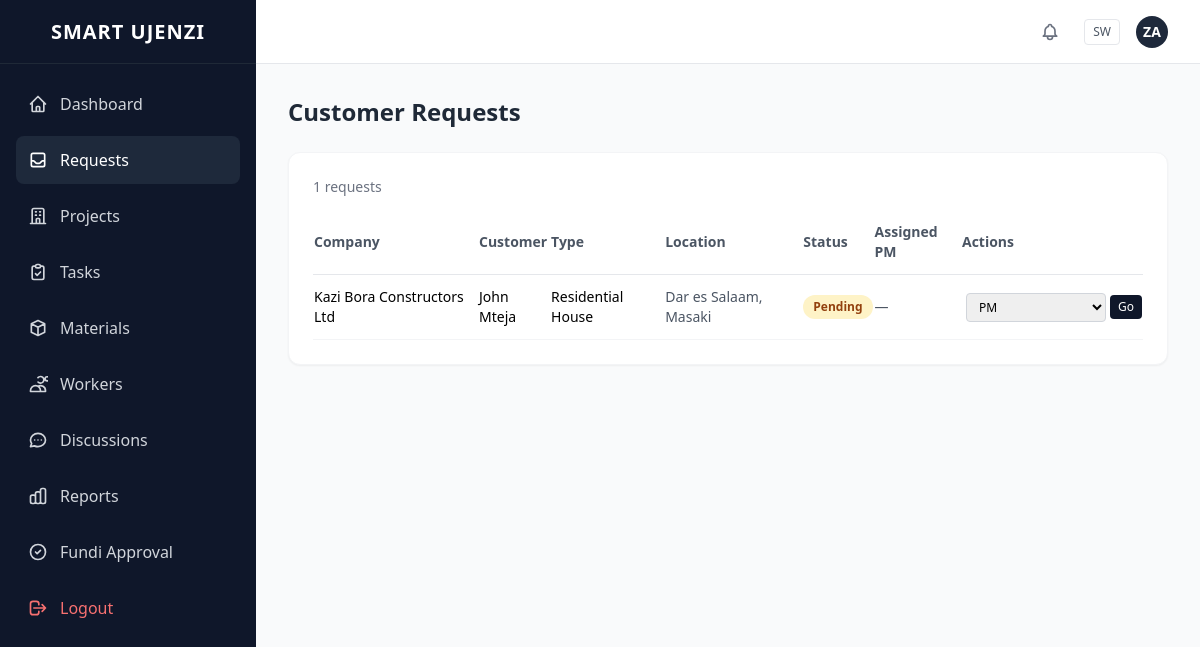
The app's page /customer_requests.php (signed in) with its own data.
### tables this page shows
CREATE TABLE customer_requests (
    id INT AUTO_INCREMENT PRIMARY KEY,
    customer_id INT NOT NULL,
    company_id INT,
    project_type VARCHAR(255) NOT NULL,
    location VARCHAR(255) NOT NULL,
    description TEXT,
    company_proposal TEXT,
    assigned_pm_id INT,
    status VARCHAR(50) DEFAULT 'Pending',
    created_at TIMESTAMP DEFAULT CURRENT_TIMESTAMP,
    FOREIGN KEY(customer_id) REFERENCES users(id),
    FOREIGN KEY(company_id) REFERENCES companies(id),
    FOREIGN KEY(assigned_pm_id) REFERENCES users(id)
);

CREATE TABLE companies (
    id INT AUTO_INCREMENT PRIMARY KEY,
    name VARCHAR(255) NOT NULL,               
    tagline VARCHAR(255),                      
    location VARCHAR(255) NOT NULL,           
    city VARCHAR(100) NOT NULL,               
    country VARCHAR(100) DEFAULT 'Tanzania',
    rating DECIMAL(2,1) DEFAULT 0.0,         
    verified INT DEFAULT 0,                   
    years_experience INT DEFAULT 0,           
    projects_completed INT DEFAULT 0,         
    licenses TEXT,                             
    engineers INT DEFAULT 0,                   
    logo_initials VARCHAR(4),                  
    company_id VARCHAR(50) UNIQUE             
);

CREATE TABLE users (
    id INT AUTO_INCREMENT PRIMARY KEY,
    name VARCHAR(255) NOT NULL,               
    email VARCHAR(255) UNIQUE NOT NULL,        
    password VARCHAR(255) NOT NULL,            
    role VARCHAR(50) NOT NULL,                 
    location VARCHAR(255) DEFAULT '',           
    skills TEXT DEFAULT '',                       
    approved TINYINT(1) DEFAULT 1                
);

### includes/config.php (called while the page is built, shortened)
<?php
function getDB(): PDO {
    static $pdo = null;
    if ($pdo === null) {
        try {
            $dsn = DB_SOCKET && DB_USER === ''
                ? "mysql:unix_socket=" . DB_SOCKET . ";dbname=" . DB_NAME . ";charset=utf8mb4"
                : "mysql:host=" . DB_HOST . ";dbname=" . DB_NAME . ";charset=utf8mb4";
            $pdo = new PDO($dsn, DB_USER, DB_PASS, [
                PDO::ATTR_ERRMODE => PDO::ERRMODE_EXCEPTION,
                PDO::ATTR_DEFAULT_FETCH_MODE => PDO::FETCH_ASSOC,
            ]);
        } catch (PDOException $e) {
            if (APP_ENV === 'production') {
                die('Database connection failed. Please check your configuration.');
            }
            throw $e;
        }
    }
    return $pdo;
}

### includes/functions.php (called while the page is built, shortened)
<?php
require_once __DIR__ . '/config.php';
function runQuery(string $sql, array $params = []): array {
    $stmt = getDB()->prepare($sql);
    $stmt->execute($params);
    return $stmt->fetchAll();
}

### customer_requests.php (the view, shortened to what this page needs)
<?php
require_once __DIR__ . '/includes/functions.php';
require_once __DIR__ . '/includes/header.php';
$role = $_SESSION['role'];
$userId = $_SESSION['user_id'];
if ($role === 'project_manager') {
    $requests = runQuery("SELECT cr.*, u.name as customer_name, c.name as company_name, pm.name as pm_name FROM customer_requests cr JOIN users u ON cr.customer_id = u.id LEFT JOIN companies c ON cr.company_id = c.id LEFT JOIN users pm ON cr.assigned_pm_id = pm.id WHERE cr.assigned_pm_id = ? ORDER BY cr.id DESC", [$userId]);
} else {
    $requests = runQuery("SELECT cr.*, u.name as customer_name, c.name as company_name, pm.name as pm_name FROM customer_requests cr JOIN users u ON cr.customer_id = u.id LEFT JOIN companies c ON cr.company_id = c.id LEFT JOIN users pm ON cr.assigned_pm_id = pm.id ORDER BY cr.id DESC");
}
$statusColors = ['Pending' => 'badge-yellow', 'Reviewed' => 'badge-blue', 'Accepted' => 'badge-green', 'Rejected' => 'badge-red'];
?>
<div class="bg-white rounded-xl shadow-sm border border-gray-100 p-6">
    <div class="flex justify-between items-center mb-6">
        <p class="text-sm text-gray-500"><?= count($requests) ?> requests</p>
    </div>
    <div class="overflow-x-auto">
        <table class="w-full text-sm">
            <thead>
                <tr class="border-b border-gray-200 text-left">
                    <th class="pb-3 font-semibold text-gray-600">Company</th>
                    <th class="pb-3 font-semibold text-gray-600">Customer</th>
                    <th class="pb-3 font-semibold text-gray-600">Type</th>
                    <th class="pb-3 font-semibold text-gray-600">Location</th>
                    <th class="pb-3 font-semibold text-gray-600">Status</th>
                    <th class="pb-3 font-semibold text-gray-600">Assigned PM</th>
                    <th class="pb-3 font-semibold text-gray-600">Actions</th>
                </tr>
            </thead>
            <tbody>
                <?php foreach ($requests as $r): ?>
                <tr class="border-b border-gray-100 hover:bg-gray-50">
                    <td class="py-3"><?= htmlspecialchars($r['company_name'] ?? '—') ?></td>
                    <td class="py-3 font-medium"><?= htmlspecialchars($r['customer_name']) ?></td>
                    <td class="py-3"><?= htmlspecialchars($r['project_type']) ?></td>
                    <td class="py-3 text-gray-600"><?= htmlspecialchars($r['location']) ?></td>
                    <td class="py-3">
                        <span class="badge <?= $statusColors[$r['status']] ?? 'badge-gray' ?>"><?= $r['status'] ?></span>
                    </td>
                    <td class="py-3 text-gray-600"><?= htmlspecialchars($r['pm_name'] ?? '—') ?></td>
                    <td class="py-3">
                        <?php if (in_array($role, ['admin', 'super_admin']) && !$r['assigned_pm_id']): ?>
                        <form method="POST" class="flex items-center space-x-1">
                            <select name="pm_id" required class="text-xs px-2 py-1 border border-gray-300 rounded">
                                <option value="">PM</option>
                            </select>
                            <button type="submit" name="assign_pm" class="text-xs px-2 py-1 bg-slate-900 text-white rounded hover:bg-slate-800">Go</button>
                        </form>
                        <?php else: ?>
                        <span class="text-gray-400 text-xs"><?= htmlspecialchars($r['pm_name'] ?? '—') ?></span>
                        <?php endif; ?>
                    </td>
                </tr>
                <?php endforeach; ?>
            </tbody>
        </table>
    </div>
</div>
<?php require_once __DIR__ . '/includes/footer.php'; ?>

### assets/css/style.css (style rules this page uses)
.badge { display: inline-flex; align-items: center; padding: 2px 10px; border-radius: 9999px; font-size: 0.75rem; font-weight: 600; }
.badge-yellow { background-color: #fef3c7; color: #92400e; }

### records on screen
customer_requests: company.name "Kazi Bora Constructors Ltd", customer.name "John Mteja", project_type "Residential House", location "Dar es Salaam, Masaki", status "Pending", pm_name "—"

### other values on screen
$item['name'] "Dashboard"
$item['name'] "Requests"
$item['name'] "Projects"
$item['name'] "Tasks"
$item['name'] "Materials"
$item['name'] "Workers"
$item['name'] "Discussions"
$item['name'] "Reports"
$item['name'] "Fundi Approval"
substr($userName, 0, 2) "ZA"
$pageTitle "Customer Requests"
count($requests) "1"
